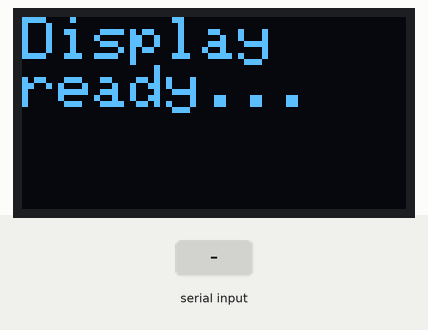
Simulated run of this sketch. Board: Arduino Uno, built with avr-gcc and run on an emulated ATmega328P. On the bench: 128×64 one-colour display. The test bench sets the inputs (shaded band). What the sketch prints to the serial monitor is not drawn.

Above: at 1.4 s.
1.5 s: "D\n" received over the second serial link
At 3.2 s:
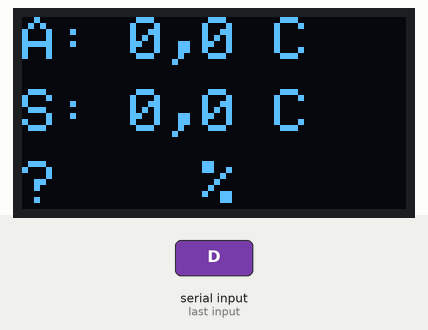
3.8 s: "I\n" received over the second serial link
At 4.7 s:
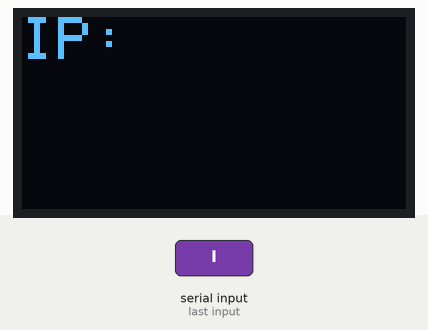
Timing chart, 0 to 6.8 s (numbered marks = the images above; inputs shaded):
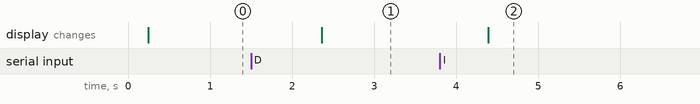

Measured:
- after the input at 1.5 s, the display: changes after 0.86 s (image 1)
- after the input at 3.8 s, the display: changes after 0.59 s (image 2)

The sketch:

Arduino_thermostat_OLED_display_on_serial.ino
```cpp
#define BUILD_NUM   4

/*
 *  Macro definitions for optional features
 */
#define USE_OLED_DISPLAY_SPI

//=================================================================================

#include "SSD1306Ascii.h"
#include <SoftwareSerial.h>
#include "SSD1306AsciiSoftSpi.h"

// pin definitions for using SPI oled display over softSpi
#define OLED_D0                                 2
#define OLED_D1                                 3
#define OLED_RST                                4
#define OLED_DC                                 7
#define OLED_CS                                 8
#define SOFT_SERIAL_RX                          5
#define SOFT_SERIAL_TX                          6

#define SOFT_SERIAL_BOUND_RATE               9600
/**/

SSD1306AsciiSoftSpi oled;

SoftwareSerial s(SOFT_SERIAL_RX, SOFT_SERIAL_TX);      // (Rx, Tx)

//=================================================================================

void setup() {
  Serial.begin(9600);
  s.begin(SOFT_SERIAL_BOUND_RATE);

  oled.begin(&Adafruit128x64, OLED_CS, OLED_DC, OLED_D0, OLED_D1, OLED_RST);

  oled.setFont(Adafruit5x7);
  oled.set2X();

  Serial.println("Thermostat OLED\Ndisplay started.");

  oled.clear();
  delay(200);
  oled.println("Display\nready...");

}

//=================================================================================

void show(String vez, int temp, int set, String heatingNow, String humS){
  String tempStr = String(temp/10) + "," + String(temp%10);
  String setStr = String(set/10) + "," + String(set%10);

  String energyType = "";
  if(vez == "0"){
    energyType = "N";
  }else if(vez == "1"){
    energyType = "_";
  }else{
    energyType = "?";
  }

  oled.clear();

  oled.set2X();
  oled.println("A: "+ tempStr + " C");  // temp
  oled.set1X(); oled.println(""); oled.set2X();
  oled.println("S: "+ setStr + " C");  // setStr

  oled.set1X();
  oled.println(" ");
  oled.set2X();
  //oled.println("\nUUUUUUUUUUUUUUUUUU");
  oled.println(energyType + "  " + humS + "%  " + heatingNow);
}


#define P_HEATING       0
#define P_TEMP          1
#define P_SET           2
#define P_CONTROLLED    3

int i=0;
short hasNewInput = 0;

void loop(){

  String input = "";
  String strHeating =    "  ";
  String strTemp =   "     ";
  String strSet =    "     ";
  String strControlled = "  ";

  int currentPart = P_HEATING;
  int tempChar    = 0;

  //                01234567890123
  // Sample input: "D1-63%246C0"
  // Sample input: "I192.168.1.109"

  int ci = 0;
  input = "                      ";
  //input =   "D1-63%246C235C0"
  short len = 0;

  while (s.available()){
    char c = s.read();
    len++;
    hasNewInput = 1;

    input[ci] = c;
    ci++;
  }

  if(hasNewInput){
    hasNewInput = 0;

    if(input.substring(0,1) == "D"){
      //                    012345678901234
      String sampleInput = "D1-63%246C235C0";

      String phaseStatus = input.substring(1,2);
      String humidityNums = input.substring(3,5);
      String tempNums = input.substring(6,9);
      String tempSet = input.substring(10,13);
      String strHeating = input.substring(14,15);

      Serial.println(String(len) + " input: \"" + input + "\"");
      Serial.println("phaseStatus:  \""   + phaseStatus + "\"");
      Serial.println("tempNums:     \""   + tempNums + "\"");
      Serial.println("tempSet:      \""   + tempSet + "\"");
      Serial.println("humidityNums: \""   + humidityNums + "\"");
      Serial.println("strHeating: \""    + strHeating + "\"\n");
      //Serial.println("strTemp: "       + strTemp);
      //Serial.println("strSet: "        + strSet);
      //Serial.println("strControlled: " + strControlled);

      show(phaseStatus, tempNums.toInt(), tempSet.toInt(), strHeating, humidityNums);
    }else
    if(input.substring(0,1) == "I"){
      // Sample input: "I192.168.1.109"
      oled.clear();
      oled.set2X();
      oled.println("IP:");
      oled.set1X();
      oled.println(input.substring(1,8) + "\n");
      oled.set2X();
      oled.println(input.substring(8));
    }
    //oled.clear();
    //oled.println(input);
  }

  delay(1000);

}
```
